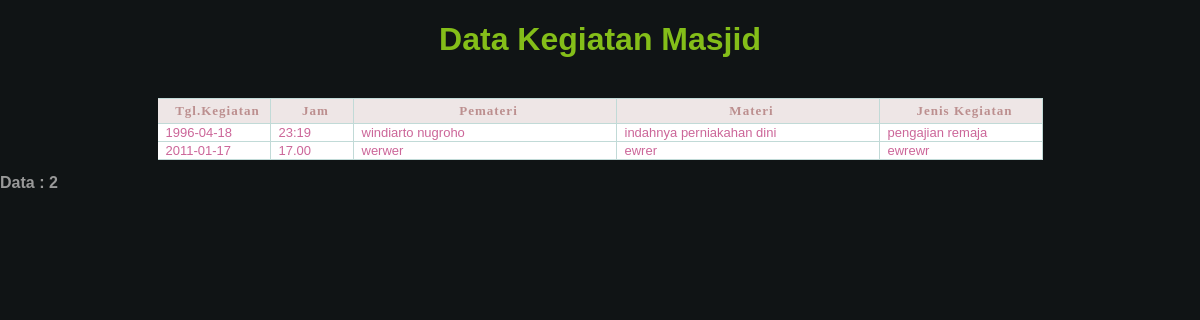
/pages/kegiatan/LaporanKegiatan.php, run on the app's committed database.
### tables this page shows
CREATE TABLE `kegiatan` (
  `id` int(11) NOT NULL auto_increment,
  `tanggal` date NOT NULL,
  `jam` varchar(15) NOT NULL,
  `pemateri` varchar(50) NOT NULL,
  `materi` varchar(60) NOT NULL,
  `jenis` varchar(30) NOT NULL,
  PRIMARY KEY  (`id`)
);

### conf/conf.php (called while the page is built, shortened)
<?php
    $db_name        ="masjid";
     function bukaquery($sql)
	 {
       $result=mysql_query($sql)
        or die(mysql_error()."<br/><font color=red><b>Gagal</b> menjalankan perintah query !");
        return $result;
     }
?>

### pages/kegiatan/LaporanKegiatan.php (the view)
<?php
 include '../../conf/conf.php';
?>
<html>
    <head>
        <link href="../../css/default.css" rel="stylesheet" type="text/css" />
    </head>
    <body>
    <?php
        $keyword=$_GET['keyword'];
        $_sql = "select id, tanggal, jam, pemateri, materi, jenis from kegiatan
                 where
                 tanggal like '%".$keyword."%' or
                 jam like '%".$keyword."%' or
                 pemateri like '%".$keyword."%' or
                 materi like '%".$keyword."%' or
                 jenis like '%".$keyword."%'
                 order by tanggal ASC  ";
        $hasil=bukaquery($_sql);
        $jumlah=mysql_num_rows($hasil);
        if(mysql_num_rows($hasil)!=0) {
            echo "<table  border='0' align='center' cellpadding='0' cellspacing='0' class='tbl_form'>
				<caption><h1 class=title>Data Kegiatan Masjid</h1><br></caption>
                    <tr class='head'>
                                 <td width='100px'><div align='center'><font size='2' face='Verdana'><strong>Tgl.Kegiatan</strong></font></div></td>
                                 <td width='70px'><div align='center'><font size='2' face='Verdana'><strong>Jam</strong></font></div></td>
                                 <td width='250px'><div align='center'><font size='2' face='Verdana'><strong>Pemateri</strong></font></div></td>
                                 <td width='250px'><div align='center'><font size='2' face='Verdana'><strong>Materi</strong></font></div></td>
                                 <td width='150px'><div align='center'><font size='2' face='Verdana'><strong>Jenis Kegiatan</strong></font></div></td>
                    </tr>";
                    while($baris = mysql_fetch_array($hasil)) {
                        echo "<tr class='isi'>
                                 <td>$baris[1]</td>
                                 <td>$baris[2]</td>
                                 <td>$baris[3]</td>
                                 <td>$baris[4]</td>
                                 <td>$baris[5]</td>
                               </tr>";
                    }
            echo "</table><br><font color='999999' size='3'> <b>Data : $jumlah</b></font>";
        }
    ?>
    </body>
</html>

### css/default.css (style rules this page uses)
body { font-family:Arial, Helvetica, sans-serif; font-size:12px; background: #101415; margin: 0; padding: 0; color: #000000; }
h1 { color:#84be19; }
.head td { font: bold 13px "Tahoma", Arial, Helvetica, sans-serif; color: #BC8F8F; border-right: 1px solid #C1DAD7; border-bottom: 1px solid #C1DAD7; border-top: 1px solid #C1DAD7; letter-spacing: 1px; padding: 4px 2px 4px 10px; background: #eee6e6 ; }
.isi td { border-right: 1px solid #C1DAD7; border-bottom: 1px solid #C1DAD7; background: #ffffff; padding-top:1px; padding-bottom:1px; padding-left:8px; padding-right:8px; color:#CC6699; font: 13px tahoma, Arial, Helvetica, sans-serif; }

### data on the page
kegiatan: tanggal "1996-04-18", jam "23:19", pemateri "windiarto nugroho", materi "indahnya perniakahan dini", jenis "pengajian remaja"
kegiatan: tanggal "2011-01-17", jam "17.00", pemateri "werwer", materi "ewrer", jenis "ewrewr"

### other printed values
$jumlah "2"
